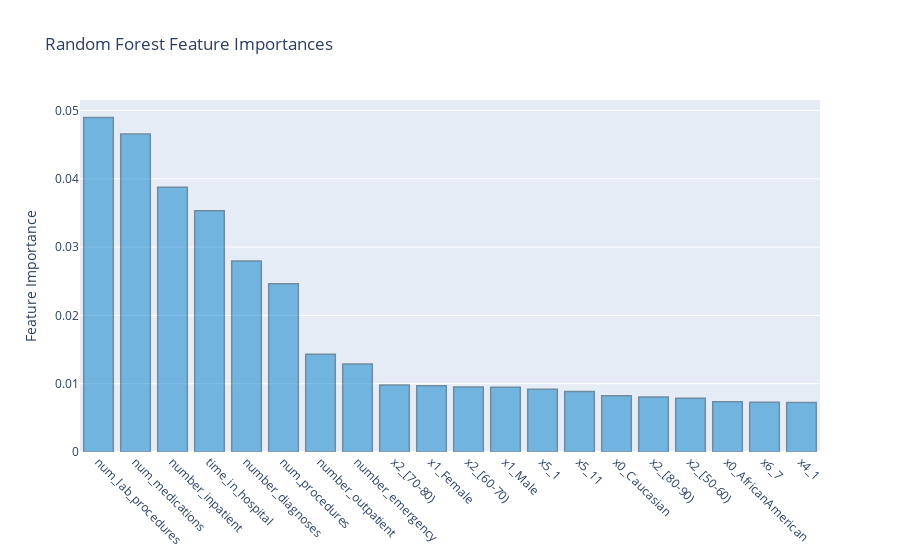

Source (notebook cell):
### Code cell
fi = pd.DataFrame(sorted(zip(final_df.columns, classifier.feature_importances_), key=lambda x: x[1], reverse=True)[:20])
fi.columns = ['feature', 'importance']

# Make plots
bar = go.Bar(x=fi.feature.values, 
             y=fi.importance.values,
             opacity=0.5,
             marker=dict(color="#007dcc", line=dict(color="#002f4c", width=1.5))
            )

layout = go.Layout(title='Random Forest Feature Importances',
                   xaxis=dict(tickangle=45),
                   yaxis=dict(title='Feature Importance'))

fig = go.Figure(data=[bar], layout=layout)
iplot(fig)

### Figure 1 — Plotly figure (JSON) as saved in the notebook; plotly's stock layout.template omitted (floating-point values rounded to 4 significant figures)
{"data": [{"marker": {"color": "#007dcc", "line": {"color": "#002f4c", "width": 1.5}}, "opacity": 0.5, "type": "bar", "x": ["num_lab_procedures", "num_medications", "number_inpatient", "time_in_hospital", "number_diagnoses", "num_procedures", "number_outpatient", "number_emergency", "x2_[70-80)", "x1_Female", "x2_[60-70)", "x1_Male", "x5_1", "x5_11", "x0_Caucasian", "x2_[80-90)", "x2_[50-60)", "x0_AfricanAmerican", "x6_7", "x4_1"], "y": [0.04896, 0.04654, 0.03875, 0.03533, 0.02797, 0.02465, 0.01431, 0.01289, 0.009817, 0.009692, 0.009519, 0.009482, 0.009203, 0.008876, 0.008242, 0.008039, 0.007853, 0.007353, 0.007287, 0.007261]}], "layout": {"title": {"text": "Random Forest Feature Importances"}, "xaxis": {"tickangle": 45}, "yaxis": {"title": {"text": "Feature Importance"}}}}
